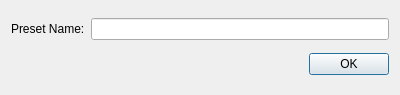
<?xml version="1.0" encoding="UTF-8"?>
<ui version="4.0">
 <class>PresetNameInputWnd</class>
 <widget class="QDialog" name="PresetNameInputWnd">
  <property name="geometry">
   <rect>
    <x>0</x>
    <y>0</y>
    <width>400</width>
    <height>95</height>
   </rect>
  </property>
  <property name="windowTitle">
   <string>Input preset name</string>
  </property>
  <layout class="QVBoxLayout" name="verticalLayout">
   <item>
    <layout class="QHBoxLayout" name="horizontalLayout">
     <item>
      <widget class="QLabel" name="label">
       <property name="text">
        <string>Preset Name:</string>
       </property>
      </widget>
     </item>
     <item>
      <widget class="QLineEdit" name="m_edit"/>
     </item>
    </layout>
   </item>
   <item>
    <widget class="QDialogButtonBox" name="buttonBox">
     <property name="orientation">
      <enum>Qt::Horizontal</enum>
     </property>
     <property name="standardButtons">
      <set>QDialogButtonBox::Ok</set>
     </property>
    </widget>
   </item>
  </layout>
 </widget>
 <resources/>
 <connections>
  <connection>
   <sender>buttonBox</sender>
   <signal>accepted()</signal>
   <receiver>PresetNameInputWnd</receiver>
   <slot>accept()</slot>
   <hints>
    <hint type="sourcelabel">
     <x>248</x>
     <y>254</y>
    </hint>
    <hint type="destinationlabel">
     <x>157</x>
     <y>274</y>
    </hint>
   </hints>
  </connection>
  <connection>
   <sender>buttonBox</sender>
   <signal>rejected()</signal>
   <receiver>PresetNameInputWnd</receiver>
   <slot>reject()</slot>
   <hints>
    <hint type="sourcelabel">
     <x>316</x>
     <y>260</y>
    </hint>
    <hint type="destinationlabel">
     <x>286</x>
     <y>274</y>
    </hint>
   </hints>
  </connection>
 </connections>
</ui>
